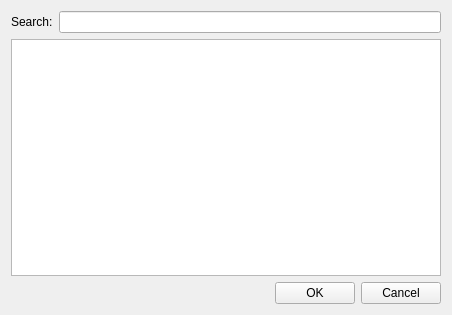
<?xml version="1.0" encoding="UTF-8"?>
<ui version="4.0">
 <class>ItemSelectDialog</class>
 <widget class="QDialog" name="ItemSelectDialog">
  <property name="geometry">
   <rect>
    <x>0</x>
    <y>0</y>
    <width>452</width>
    <height>315</height>
   </rect>
  </property>
  <property name="windowTitle">
   <string>Select Item</string>
  </property>
  <layout class="QGridLayout" name="gridLayout">
   <item row="0" column="0">
    <widget class="QLabel" name="label_search">
     <property name="text">
      <string>Search:</string>
     </property>
     <property name="buddy">
      <cstring>lineEdit_search</cstring>
     </property>
    </widget>
   </item>
   <item row="0" column="1">
    <widget class="QLineEdit" name="lineEdit_search"/>
   </item>
   <item row="1" column="0" colspan="2">
    <widget class="QTableView" name="tableView">
     <property name="alternatingRowColors">
      <bool>true</bool>
     </property>
     <property name="selectionMode">
      <enum>QAbstractItemView::SingleSelection</enum>
     </property>
     <property name="selectionBehavior">
      <enum>QAbstractItemView::SelectRows</enum>
     </property>
     <attribute name="verticalHeaderVisible">
      <bool>false</bool>
     </attribute>
     <attribute name="verticalHeaderDefaultSectionSize">
      <number>20</number>
     </attribute>
    </widget>
   </item>
   <item row="2" column="0" colspan="2">
    <layout class="QHBoxLayout" name="horizontalLayout">
     <item>
      <spacer name="horizontalSpacer">
       <property name="orientation">
        <enum>Qt::Horizontal</enum>
       </property>
       <property name="sizeHint" stdset="0">
        <size>
         <width>40</width>
         <height>20</height>
        </size>
       </property>
      </spacer>
     </item>
     <item>
      <widget class="QPushButton" name="pushButton_ok">
       <property name="text">
        <string>OK</string>
       </property>
       <property name="autoDefault">
        <bool>false</bool>
       </property>
      </widget>
     </item>
     <item>
      <widget class="QPushButton" name="pushButton_cancel">
       <property name="text">
        <string>Cancel</string>
       </property>
       <property name="autoDefault">
        <bool>false</bool>
       </property>
      </widget>
     </item>
    </layout>
   </item>
  </layout>
 </widget>
 <tabstops>
  <tabstop>lineEdit_search</tabstop>
  <tabstop>tableView</tabstop>
  <tabstop>pushButton_ok</tabstop>
  <tabstop>pushButton_cancel</tabstop>
 </tabstops>
 <resources/>
 <connections>
  <connection>
   <sender>pushButton_cancel</sender>
   <signal>clicked()</signal>
   <receiver>ItemSelectDialog</receiver>
   <slot>reject()</slot>
   <hints>
    <hint type="sourcelabel">
     <x>653</x>
     <y>525</y>
    </hint>
    <hint type="destinationlabel">
     <x>657</x>
     <y>541</y>
    </hint>
   </hints>
  </connection>
 </connections>
</ui>
